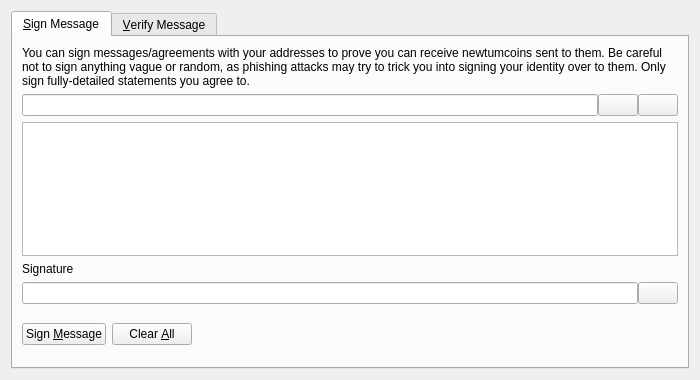
<?xml version="1.0" encoding="UTF-8"?>
<ui version="4.0">
 <class>SignVerifyMessageDialog</class>
 <widget class="QDialog" name="SignVerifyMessageDialog">
  <property name="geometry">
   <rect>
    <x>0</x>
    <y>0</y>
    <width>700</width>
    <height>380</height>
   </rect>
  </property>
  <property name="windowTitle">
   <string>Signatures - Sign / Verify a Message</string>
  </property>
  <property name="modal">
   <bool>true</bool>
  </property>
  <layout class="QVBoxLayout" name="verticalLayout">
   <item>
    <widget class="QTabWidget" name="tabWidget">
     <property name="currentIndex">
      <number>0</number>
     </property>
     <widget class="QWidget" name="tabSignMessage">
      <attribute name="title">
       <string>&amp;Sign Message</string>
      </attribute>
      <layout class="QVBoxLayout" name="verticalLayout_SM">
       <item>
        <widget class="QLabel" name="infoLabel_SM">
         <property name="text">
          <string>You can sign messages/agreements with your addresses to prove you can receive newtumcoins sent to them. Be careful not to sign anything vague or random, as phishing attacks may try to trick you into signing your identity over to them. Only sign fully-detailed statements you agree to.</string>
         </property>
         <property name="textFormat">
          <enum>Qt::PlainText</enum>
         </property>
         <property name="wordWrap">
          <bool>true</bool>
         </property>
        </widget>
       </item>
       <item>
        <layout class="QHBoxLayout" name="horizontalLayout_1_SM">
         <property name="spacing">
          <number>0</number>
         </property>
         <item>
          <widget class="QValidatedLineEdit" name="addressIn_SM">
           <property name="toolTip">
            <string>The Newtumcoin address to sign the message with</string>
           </property>
          </widget>
         </item>
         <item>
          <widget class="QPushButton" name="addressBookButton_SM">
           <property name="toolTip">
            <string>Choose previously used address</string>
           </property>
           <property name="text">
            <string/>
           </property>
           <property name="icon">
            <iconset resource="../bitcoin.qrc">
             <normaloff>:/icons/address-book</normaloff>:/icons/address-book</iconset>
           </property>
           <property name="shortcut">
            <string>Alt+A</string>
           </property>
           <property name="autoDefault">
            <bool>false</bool>
           </property>
          </widget>
         </item>
         <item>
          <widget class="QPushButton" name="pasteButton_SM">
           <property name="toolTip">
            <string>Paste address from clipboard</string>
           </property>
           <property name="text">
            <string/>
           </property>
           <property name="icon">
            <iconset resource="../bitcoin.qrc">
             <normaloff>:/icons/editpaste</normaloff>:/icons/editpaste</iconset>
           </property>
           <property name="shortcut">
            <string>Alt+P</string>
           </property>
           <property name="autoDefault">
            <bool>false</bool>
           </property>
          </widget>
         </item>
        </layout>
       </item>
       <item>
        <widget class="QPlainTextEdit" name="messageIn_SM">
         <property name="toolTip">
          <string>Enter the message you want to sign here</string>
         </property>
        </widget>
       </item>
       <item>
        <widget class="QLabel" name="signatureLabel_SM">
         <property name="text">
          <string>Signature</string>
         </property>
         <property name="textFormat">
          <enum>Qt::PlainText</enum>
         </property>
        </widget>
       </item>
       <item>
        <layout class="QHBoxLayout" name="horizontalLayout_2_SM">
         <property name="spacing">
          <number>0</number>
         </property>
         <item>
          <widget class="QLineEdit" name="signatureOut_SM">
           <property name="font">
            <font>
             <italic>true</italic>
            </font>
           </property>
           <property name="readOnly">
            <bool>true</bool>
           </property>
          </widget>
         </item>
         <item>
          <widget class="QPushButton" name="copySignatureButton_SM">
           <property name="toolTip">
            <string>Copy the current signature to the system clipboard</string>
           </property>
           <property name="text">
            <string/>
           </property>
           <property name="icon">
            <iconset resource="../bitcoin.qrc">
             <normaloff>:/icons/editcopy</normaloff>:/icons/editcopy</iconset>
           </property>
           <property name="autoDefault">
            <bool>false</bool>
           </property>
          </widget>
         </item>
        </layout>
       </item>
       <item>
        <layout class="QHBoxLayout" name="horizontalLayout_3_SM">
         <item>
          <widget class="QPushButton" name="signMessageButton_SM">
           <property name="toolTip">
            <string>Sign the message to prove you own this Newtumcoin address</string>
           </property>
           <property name="text">
            <string>Sign &amp;Message</string>
           </property>
           <property name="icon">
            <iconset resource="../bitcoin.qrc">
             <normaloff>:/icons/edit</normaloff>:/icons/edit</iconset>
           </property>
           <property name="autoDefault">
            <bool>false</bool>
           </property>
          </widget>
         </item>
         <item>
          <widget class="QPushButton" name="clearButton_SM">
           <property name="toolTip">
            <string>Reset all sign message fields</string>
           </property>
           <property name="text">
            <string>Clear &amp;All</string>
           </property>
           <property name="icon">
            <iconset resource="../bitcoin.qrc">
             <normaloff>:/icons/remove</normaloff>:/icons/remove</iconset>
           </property>
           <property name="autoDefault">
            <bool>false</bool>
           </property>
          </widget>
         </item>
         <item>
          <spacer name="horizontalSpacer_1_SM">
           <property name="orientation">
            <enum>Qt::Horizontal</enum>
           </property>
           <property name="sizeHint" stdset="0">
            <size>
             <width>40</width>
             <height>48</height>
            </size>
           </property>
          </spacer>
         </item>
         <item>
          <widget class="QLabel" name="statusLabel_SM">
           <property name="font">
            <font>
             <weight>75</weight>
             <bold>true</bold>
            </font>
           </property>
           <property name="text">
            <string/>
           </property>
           <property name="wordWrap">
            <bool>true</bool>
           </property>
          </widget>
         </item>
         <item>
          <spacer name="horizontalSpacer_2_SM">
           <property name="orientation">
            <enum>Qt::Horizontal</enum>
           </property>
           <property name="sizeHint" stdset="0">
            <size>
             <width>40</width>
             <height>48</height>
            </size>
           </property>
          </spacer>
         </item>
        </layout>
       </item>
      </layout>
     </widget>
     <widget class="QWidget" name="tabVerifyMessage">
      <attribute name="title">
       <string>&amp;Verify Message</string>
      </attribute>
      <layout class="QVBoxLayout" name="verticalLayout_VM">
       <item>
        <widget class="QLabel" name="infoLabel_VM">
         <property name="text">
          <string>Enter the receiver's address, message (ensure you copy line breaks, spaces, tabs, etc. exactly) and signature below to verify the message. Be careful not to read more into the signature than what is in the signed message itself, to avoid being tricked by a man-in-the-middle attack. Note that this only proves the signing party receives with the address, it cannot prove sendership of any transaction!</string>
         </property>
         <property name="textFormat">
          <enum>Qt::PlainText</enum>
         </property>
         <property name="alignment">
          <set>Qt::AlignLeading|Qt::AlignLeft|Qt::AlignTop</set>
         </property>
         <property name="wordWrap">
          <bool>true</bool>
         </property>
        </widget>
       </item>
       <item>
        <layout class="QHBoxLayout" name="horizontalLayout_1_VM">
         <property name="spacing">
          <number>0</number>
         </property>
         <item>
          <widget class="QValidatedLineEdit" name="addressIn_VM">
           <property name="toolTip">
            <string>The Newtumcoin address the message was signed with</string>
           </property>
          </widget>
         </item>
         <item>
          <widget class="QPushButton" name="addressBookButton_VM">
           <property name="toolTip">
            <string>Choose previously used address</string>
           </property>
           <property name="text">
            <string/>
           </property>
           <property name="icon">
            <iconset resource="../bitcoin.qrc">
             <normaloff>:/icons/address-book</normaloff>:/icons/address-book</iconset>
           </property>
           <property name="shortcut">
            <string>Alt+A</string>
           </property>
           <property name="autoDefault">
            <bool>false</bool>
           </property>
          </widget>
         </item>
        </layout>
       </item>
       <item>
        <widget class="QPlainTextEdit" name="messageIn_VM"/>
       </item>
       <item>
        <widget class="QValidatedLineEdit" name="signatureIn_VM"/>
       </item>
       <item>
        <layout class="QHBoxLayout" name="horizontalLayout_2_VM">
         <item>
          <widget class="QPushButton" name="verifyMessageButton_VM">
           <property name="toolTip">
            <string>Verify the message to ensure it was signed with the specified Newtumcoin address</string>
           </property>
           <property name="text">
            <string>Verify &amp;Message</string>
           </property>
           <property name="icon">
            <iconset resource="../bitcoin.qrc">
             <normaloff>:/icons/transaction_0</normaloff>:/icons/transaction_0</iconset>
           </property>
           <property name="autoDefault">
            <bool>false</bool>
           </property>
          </widget>
         </item>
         <item>
          <widget class="QPushButton" name="clearButton_VM">
           <property name="toolTip">
            <string>Reset all verify message fields</string>
           </property>
           <property name="text">
            <string>Clear &amp;All</string>
           </property>
           <property name="icon">
            <iconset resource="../bitcoin.qrc">
             <normaloff>:/icons/remove</normaloff>:/icons/remove</iconset>
           </property>
           <property name="autoDefault">
            <bool>false</bool>
           </property>
          </widget>
         </item>
         <item>
          <spacer name="horizontalSpacer_1_VM">
           <property name="orientation">
            <enum>Qt::Horizontal</enum>
           </property>
           <property name="sizeHint" stdset="0">
            <size>
             <width>40</width>
             <height>48</height>
            </size>
           </property>
          </spacer>
         </item>
         <item>
          <widget class="QLabel" name="statusLabel_VM">
           <property name="font">
            <font>
             <weight>75</weight>
             <bold>true</bold>
            </font>
           </property>
           <property name="text">
            <string/>
           </property>
           <property name="wordWrap">
            <bool>true</bool>
           </property>
          </widget>
         </item>
         <item>
          <spacer name="horizontalSpacer_2_VM">
           <property name="orientation">
            <enum>Qt::Horizontal</enum>
           </property>
           <property name="sizeHint" stdset="0">
            <size>
             <width>40</width>
             <height>48</height>
            </size>
           </property>
          </spacer>
         </item>
        </layout>
       </item>
      </layout>
     </widget>
    </widget>
   </item>
  </layout>
 </widget>
 <customwidgets>
  <customwidget>
   <class>QValidatedLineEdit</class>
   <extends>QLineEdit</extends>
   <header>qvalidatedlineedit.h</header>
  </customwidget>
 </customwidgets>
 <resources>
  <include location="../bitcoin.qrc"/>
 </resources>
 <connections/>
</ui>
